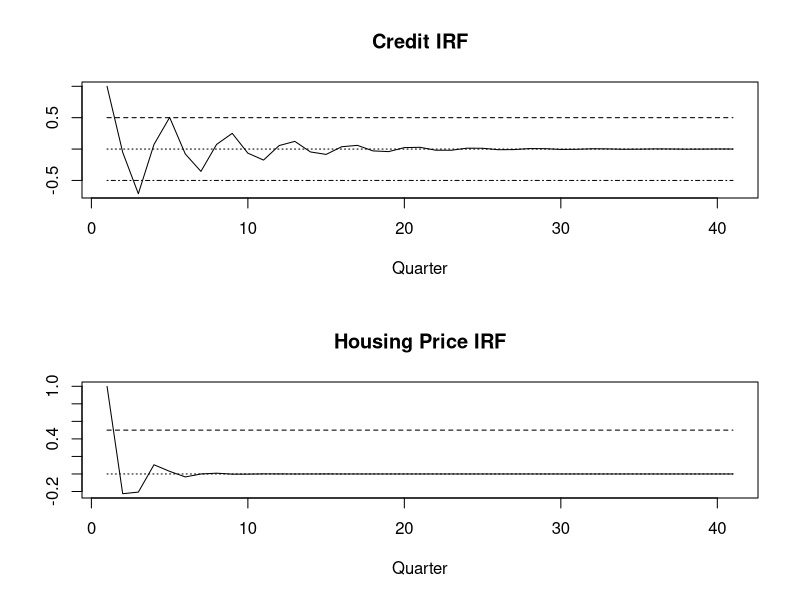

This chart was generated by the following R code:
#IRF Graphs

#IRF
df1 <- read.table("Data_KR.csv", header=FALSE, sep=",")
prm_fnl = df1[,1]

phi_y11 = prm_fnl[1]
phi_y12 = prm_fnl[2]
phi_y21 = prm_fnl[3]
phi_y22 = prm_fnl[4]

phi_h11 = prm_fnl[5]
phi_h12 = prm_fnl[6]
phi_h21 = prm_fnl[7]
phi_h22 = prm_fnl[8]

irf_fnl = c()
irf = 1
psi_ll = 0
psi_l = 1

for(j in 1:40){
  psi_t = phi_y11*psi_l + phi_y12*psi_ll + phi_y21*psi_l + phi_y22*psi_ll
  irf = rbind(irf,psi_t)
  psi_ll = psi_l
  psi_l = psi_t
}

irf_fnl = cbind(irf_fnl,irf)
irf = 1
psi_ll = 0
psi_l = 1

for(j in 1:40){
  psi_t = phi_h11*psi_l + phi_h12*psi_ll + phi_h21*psi_l + phi_h22*psi_ll
  irf = rbind(irf,psi_t)
  psi_ll = psi_l
  psi_l = psi_t
}

irf_fnl = cbind(irf_fnl,irf)

hlp = 0.5*matrix(1,nrow(irf_fnl),1) # Half Lives
hlm = -0.5*matrix(1,nrow(irf_fnl),1)

irf_vec = seq(from = 1,to = nrow(irf_fnl))

par(mar=c(1,1,1,1))


pdf(file="./graphs/IRF_KR.pdf")
par(mfrow=c(2,1))
# Plot income impulse response functions
plot(irf_vec,irf_fnl[,1],type = "l", main = "Credit IRF",
     xlab = "Quarter",ylab = "",lty = 1)
lines(irf_vec,hlp,lty = 2)
lines(irf_vec,matrix(0,nrow(irf_fnl)),lty = 3)
lines(irf_vec,hlm,lty = 4)

# Plot consumption impulse response functions
plot(irf_vec,irf_fnl[,2],type = "l", main = "Housing Price IRF",
     xlab = "Quarter",ylab = "",lty = 1)
lines(irf_vec,hlp,lty = 2)
lines(irf_vec,matrix(0,nrow(irf_fnl)),lty = 3)
lines(irf_vec,hlm,lty = 4)

dev.off()